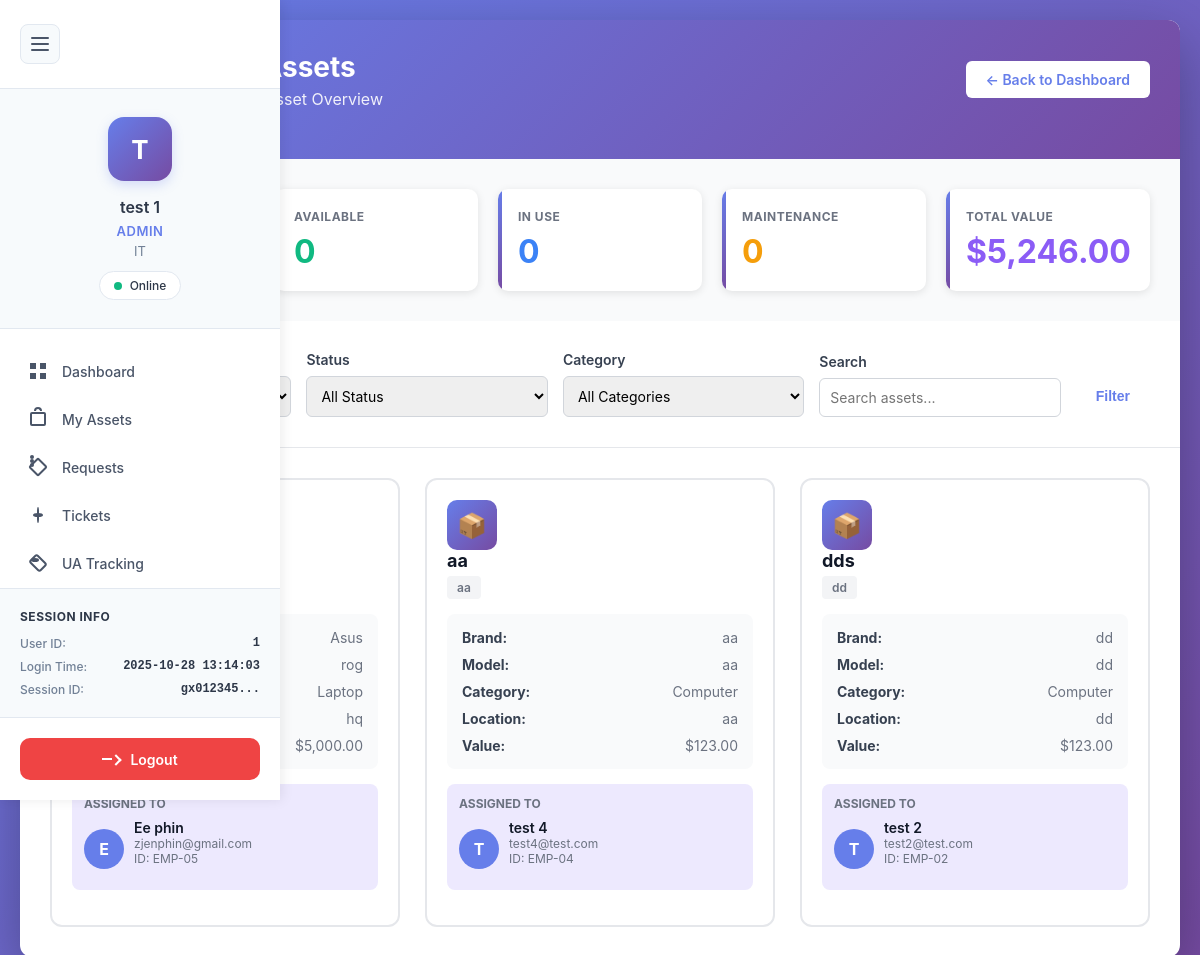
The page /public/departmentAsset.php (signed in) on the database its author committed.
### tables this page shows
CREATE TABLE `assets` (
  `id` int(11) NOT NULL,
  `asset_name` varchar(255) NOT NULL,
  `asset_code` varchar(100) NOT NULL,
  `category` varchar(100) DEFAULT NULL,
  `brand` varchar(100) DEFAULT NULL,
  `model` varchar(100) DEFAULT NULL,
  `serial_number` varchar(255) DEFAULT NULL,
  `purchase_date` date DEFAULT NULL,
  `purchase_cost` decimal(10,2) DEFAULT NULL,
  `supplier` varchar(255) DEFAULT NULL,
  `warranty_expiry` date DEFAULT NULL,
  `last_maintenance_date` date DEFAULT NULL,
  `location` varchar(255) DEFAULT NULL,
  `department` varchar(100) DEFAULT NULL,
  `status` enum('available','in_use','maintenance','retired') DEFAULT 'available',
  `description` text DEFAULT NULL,
  `assigned_to` int(11) DEFAULT NULL,
  `created_by` int(11) DEFAULT NULL,
  `created_at` timestamp NOT NULL DEFAULT current_timestamp(),
  `updated_at` timestamp NOT NULL DEFAULT current_timestamp() ON UPDATE current_timestamp()
);

CREATE TABLE `users` (
  `user_id` int(11) NOT NULL,
  `first_name` varchar(100) DEFAULT NULL,
  `last_name` varchar(100) DEFAULT NULL,
  `email` varchar(255) NOT NULL,
  `username` varchar(100) NOT NULL,
  `password_hash` varchar(255) DEFAULT NULL,
  `temp_password` varchar(255) DEFAULT NULL,
  `phone` varchar(20) DEFAULT NULL,
  `department` varchar(100) DEFAULT NULL,
  `role` enum('admin','manager','employee') DEFAULT NULL,
  `employee_id` varchar(50) DEFAULT NULL,
  `is_active` tinyint(1) DEFAULT 1,
  `is_verified` tinyint(1) DEFAULT 0,
  `force_password_reset` tinyint(1) DEFAULT 0,
  `created_at` timestamp NOT NULL DEFAULT current_timestamp(),
  `updated_at` timestamp NOT NULL DEFAULT current_timestamp() ON UPDATE current_timestamp(),
  `last_login` timestamp NULL DEFAULT NULL,
  `verified_at` timestamp NULL DEFAULT NULL,
  `verified_by` int(11) DEFAULT NULL,
  `rejected_at` timestamp NULL DEFAULT NULL,
  `rejected_by` int(11) DEFAULT NULL,
  `rejection_reason` text DEFAULT NULL,
  `last_ip` varchar(45) DEFAULT NULL,
  `last_device_sn` varchar(255) DEFAULT NULL,
  `last_login_at` datetime DEFAULT NULL,
  `password_reset_token` varchar(64) DEFAULT NULL,
  `password_reset_expiry` datetime DEFAULT NULL,
  `must_change_password` tinyint(1) DEFAULT 0,
  `password_changed_at` datetime DEFAULT NULL,
  `created_by` int(11) DEFAULT NULL
);

### public/departmentAsset.php (the view, shortened to what this page needs)
<?php
include("../auth/config/database.php");
$user_role = $_SESSION['role'];
$user_department = $_SESSION['department'];
$status_filter = $_GET['status'] ?? 'all';
$category_filter = $_GET['category'] ?? 'all';
$search_query = $_GET['search'] ?? '';
if ($user_role === 'admin') {
    $dept_filter = $_GET['department'] ?? 'all';
    if ($dept_filter === 'all') {
        $where_clause = "WHERE 1=1";
        $params = [];
    } else {
        $where_clause = "WHERE a.department = ?";
        $params = [$dept_filter];
    }
} else {
    $where_clause = "WHERE a.department = ?";
    $params = [$user_department];
    $dept_filter = $user_department;
}
$assets_query = "
    SELECT
        a.*,
        CONCAT(u.first_name, ' ', u.last_name) as assigned_user_name,
        u.email as assigned_user_email,
        u.employee_id as assigned_user_emp_id
    FROM assets a
    LEFT JOIN users u ON a.assigned_to = u.user_id
    {$where_clause}
    ORDER BY a.created_at DESC
";
$stmt = $pdo->prepare($assets_query);
$stmt->execute($params);
$assets = $stmt->fetchAll(PDO::FETCH_ASSOC);
if ($user_role === 'admin' && $dept_filter === 'all') {
    $stats_query = "
        SELECT
            COUNT(*) as total_assets,
            SUM(CASE WHEN status = 'available' THEN 1 ELSE 0 END) as available_assets,
            SUM(CASE WHEN status = 'in_use' THEN 1 ELSE 0 END) as in_use_assets,
            SUM(CASE WHEN status = 'maintenance' THEN 1 ELSE 0 END) as maintenance_assets,
            SUM(purchase_cost) as total_value
        FROM assets
    ";
    $stats = $pdo->query($stats_query)->fetch(PDO::FETCH_ASSOC);
}
?>
<!DOCTYPE html>
<html lang="en">
<head>
    <link rel="stylesheet" href="../auth/inc/navigation.css">
</head>
<body>
    <?php include("../auth/inc/sidebar.php"); ?>
    <div class="container">
        <div class="header">
            <div class="header-top">
                <div>
                    <h1>📦 Department Assets</h1>
                    <p class="header-subtitle">
                        <?php if ($user_role === 'admin' && $dept_filter === 'all'): ?>
                            All Departments - Complete Asset Overview
                        <?php else: ?>
                            <?php echo htmlspecialchars($dept_filter); ?> Department
                        <?php endif; ?>
                    </p>
                </div>
                <a href="dashboard.php" class="btn btn-primary">← Back to Dashboard</a>
            </div>
        </div>
        <div class="stats-grid">
            <div class="stat-card">
                <h3>Total Assets</h3>
                <div class="number"><?php echo $stats['total_assets']; ?></div>
            </div>
            <div class="stat-card">
                <h3>Available</h3>
                <div class="number" style="color: #10b981;"><?php echo $stats['available_assets']; ?></div>
            </div>
            <div class="stat-card">
                <h3>In Use</h3>
                <div class="number" style="color: #3b82f6;"><?php echo $stats['in_use_assets']; ?></div>
            </div>
            <div class="stat-card">
                <h3>Maintenance</h3>
                <div class="number" style="color: #f59e0b;"><?php echo $stats['maintenance_assets']; ?></div>
            </div>
            <div class="stat-card">
                <h3>Total Value</h3>
                <div class="number" style="color: #8b5cf6;">$<?php echo number_format($stats['total_value'] ?? 0, 2); ?></div>
            </div>
        </div>
        <div class="filters">
            <form method="GET" action="">
                <div class="filters-row">
                    <?php if ($user_role === 'admin'): ?>
                    <div class="filter-group">
                        <label>Department</label>
                    </div>
                    <?php endif; ?>
                    <div class="filter-group">
                        <label>Status</label>
                        <select name="status" onchange="this.form.submit()">
                            <option value="all" <?php echo $status_filter === 'all' ? 'selected' : ''; ?>>All Status</option>
                        </select>
                    </div>
                    <div class="filter-group">
                        <label>Category</label>
                        <select name="category" onchange="this.form.submit()">
                            <option value="all" <?php echo $category_filter === 'all' ? 'selected' : ''; ?>>All Categories</option>
                        </select>
                    </div>
                    <div class="filter-group">
                        <label>Search</label>
                        <input type="text" name="search" placeholder="Search assets..."
                               value="<?php echo htmlspecialchars($search_query); ?>">
                    </div>
                    <button type="submit" class="btn btn-primary" style="height: 42px;">Filter</button>
                </div>
            </form>
        </div>
        <div class="assets-grid">
            <?php if (count($assets) > 0): ?>
                <?php foreach ($assets as $asset): ?>
                <div class="asset-card">
                    <div class="asset-icon">📦</div>
                    <div class="asset-header">
                        <div class="asset-title">
                            <h3><?php echo htmlspecialchars($asset['asset_name']); ?></h3>
                            <span class="asset-code"><?php echo htmlspecialchars($asset['asset_code']); ?></span>
                        </div>
                        <span class="badge badge-<?php echo $asset['status']; ?>">
                        </span>
                    </div>
                    <div class="asset-details">
                        <?php if ($asset['brand']): ?>
                        <div class="detail-row">
                            <strong>Brand:</strong>
                            <span><?php echo htmlspecialchars($asset['brand']); ?></span>
                        </div>
                        <?php endif; ?>
                        <?php if ($asset['model']): ?>
                        <div class="detail-row">
                            <strong>Model:</strong>
                            <span><?php echo htmlspecialchars($asset['model']); ?></span>
                        </div>
                        <?php endif; ?>
                        <?php if ($asset['category']): ?>
                        <div class="detail-row">
                            <strong>Category:</strong>
                            <span><?php echo htmlspecialchars($asset['category']); ?></span>
                        </div>
                        <?php endif; ?>
                        <?php if ($asset['location']): ?>
                        <div class="detail-row">
                            <strong>Location:</strong>
                            <span><?php echo htmlspecialchars($asset['location']); ?></span>
                        </div>
                        <?php endif; ?>
                        <?php if ($asset['purchase_cost']): ?>
                        <div class="detail-row">
                            <strong>Value:</strong>
                            <span>$<?php echo number_format($asset['purchase_cost'], 2); ?></span>
                        </div>
                        <?php endif; ?>
                    </div>
                    <?php if ($asset['assigned_to']): ?>
                    <div class="assigned-user">
                        <h4>Assigned To</h4>
                        <div class="user-info">
                            <div class="user-avatar">
                                <?php echo strtoupper(substr($asset['assigned_user_name'], 0, 1)); ?>
                            </div>
                            <div class="user-details">
                                <div class="user-name"><?php echo htmlspecialchars($asset['assigned_user_name']); ?></div>
                                <div class="user-email"><?php echo htmlspecialchars($asset['assigned_user_email']); ?></div>
                                <?php if ($asset['assigned_user_emp_id']): ?>
                                <div class="user-email">ID: <?php echo htmlspecialchars($asset['assigned_user_emp_id']); ?></div>
                                <?php endif; ?>
                            </div>
                        </div>
                    </div>
                    <?php endif; ?>
                </div>
                <?php endforeach; ?>
            <?php endif; ?>
        </div>
    </div>
</body>
</html>

### auth/inc/navigation.css (style rules this page uses)
* { margin: 0; padding: 0; box-sizing: border-box; }
body { font-family: 'Inter', -apple-system, BlinkMacSystemFont, 'Segoe UI', Roboto, 'Helvetica Neue', sans-serif; background: #f0f2f5; color: #1a202c; }
.user-details { transition: all 0.3s ease; margin-bottom: 12px; }

### public/departmentAsset.php (style rules this page uses)
* { margin: 0; padding: 0; box-sizing: border-box; }
body { font-family: -apple-system, BlinkMacSystemFont, 'Segoe UI', Roboto, Oxygen, Ubuntu, Cantarell, sans-serif; background: linear-gradient(135deg, #667eea 0%, #764ba2 100%); min-height: 100vh; padding: 20px; }
.container { max-width: 1400px; margin: 0 auto; background: white; border-radius: 12px; box-shadow: 0 20px 60px rgba(0,0,0,0.3); overflow: hidden; }
.header { background: linear-gradient(135deg, #667eea 0%, #764ba2 100%); color: white; padding: 30px; }
.header-top { display: flex; justify-content: space-between; align-items: center; margin-bottom: 20px; }
.header h1 { font-size: 28px; display: flex; align-items: center; gap: 10px; }
.header-subtitle { opacity: 0.9; margin-top: 5px; }
.btn { padding: 10px 20px; border: none; border-radius: 6px; cursor: pointer; font-size: 14px; font-weight: 600; text-decoration: none; display: inline-block; transition: all 0.3s; }
.btn-primary { background: white; color: #667eea; }
.stats-grid { display: grid; grid-template-columns: repeat(auto-fit, minmax(200px, 1fr)); gap: 20px; padding: 30px; background: #f9fafb; }
.stat-card { background: white; padding: 20px; border-radius: 10px; box-shadow: 0 2px 8px rgba(0,0,0,0.1); position: relative; overflow: hidden; }
.stat-card::before { content: ''; position: absolute; top: 0; left: 0; width: 4px; height: 100%; background: linear-gradient(135deg, #667eea 0%, #764ba2 100%); }
.stat-card h3 { font-size: 12px; color: #6b7280; margin-bottom: 8px; text-transform: uppercase; letter-spacing: 0.5px; }
.stat-card .number { font-size: 32px; font-weight: bold; color: #667eea; }
.filters { padding: 30px; border-bottom: 1px solid #e5e7eb; }
.filters-row { display: flex; gap: 15px; flex-wrap: wrap; align-items: flex-end; }
.filter-group { flex: 1; min-width: 200px; }
.filter-group label { display: block; font-size: 14px; font-weight: 600; color: #374151; margin-bottom: 8px; }
.filter-group select, .filter-group input { width: 100%; padding: 10px; border: 1px solid #d1d5db; border-radius: 6px; font-size: 14px; font-family: inherit; }
.assets-grid { display: grid; grid-template-columns: repeat(auto-fill, minmax(350px, 1fr)); gap: 25px; padding: 30px; }
.asset-card { background: white; border: 2px solid #e5e7eb; border-radius: 12px; padding: 20px; transition: all 0.3s; position: relative; }
.asset-header { display: flex; justify-content: space-between; align-items: start; margin-bottom: 15px; }
.asset-icon { width: 50px; height: 50px; border-radius: 10px; background: linear-gradient(135deg, #667eea 0%, #764ba2 100%); display: flex; align-items: center; justify-content: center; font-size: 24px; }
.asset-title h3 { font-size: 18px; color: #111827; margin-bottom: 5px; }
.asset-code { font-size: 12px; color: #6b7280; font-weight: 600; background: #f3f4f6; padding: 4px 10px; border-radius: 4px; display: inline-block; }
.asset-details { display: flex; flex-direction: column; gap: 10px; margin: 15px 0; padding: 15px; background: #f9fafb; border-radius: 8px; }
.detail-row { display: flex; justify-content: space-between; font-size: 14px; }
.detail-row strong { color: #374151; }
.detail-row span { color: #6b7280; }
.assigned-user { background: #ede9fe; padding: 12px; border-radius: 8px; margin: 15px 0; }
.assigned-user h4 { font-size: 12px; color: #6b7280; margin-bottom: 8px; text-transform: uppercase; }
.user-info { display: flex; align-items: center; gap: 10px; }
.user-avatar { width: 40px; height: 40px; border-radius: 50%; background: #667eea; display: flex; align-items: center; justify-content: center; color: white; font-weight: bold; }
.user-details { flex: 1; }
.user-name { font-weight: 600; color: #111827; font-size: 14px; }
.user-email { font-size: 12px; color: #6b7280; }
.badge { display: inline-block; padding: 4px 12px; border-radius: 12px; font-size: 11px; font-weight: 600; text-transform: uppercase; }

### rows shown on the page
assets: brand "Asus", model "rog", category "Laptop", location "hq", purchase_cost "5,000.00", assigned_user_name "E", assigned_user_name "Ee phin", assigned_to.email "zjenphin@gmail.com", assigned_to.employee_id "EMP-05"
assets: asset_name "aa", asset_code "aa", brand "aa", model "aa", category "Computer", location "aa", purchase_cost "123.00", assigned_user_name "T", assigned_user_name "test 4", assigned_to.email "test4@test.com", assigned_to.employee_id "EMP-04"
assets: asset_name "dds", asset_code "dd", brand "dd", model "dd", category "Computer", location "dd", purchase_cost "123.00", assigned_user_name "T", assigned_user_name "test 2", assigned_to.email "test2@test.com", assigned_to.employee_id "EMP-02"

### other values the page prints
$user_initial "T"
$user_name "test 1"
$role "ADMIN"
$department "IT"
$_SESSION['user_id'] "1"
$login_time "2025-10-28 13:14:03"
substr(session_id(), 0, 8) "gx012345"
$stats['available_assets'] "0"
$stats['in_use_assets'] "0"
$stats['maintenance_assets'] "0"
$stats['total_value'] "5,246.00"
